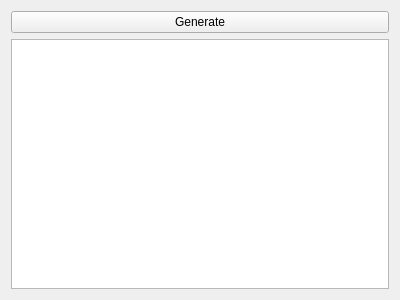
<?xml version="1.0" encoding="UTF-8"?>
<ui version="4.0">
 <class>progressPage</class>
 <widget class="QWizardPage" name="progressPage">
  <property name="geometry">
   <rect>
    <x>0</x>
    <y>0</y>
    <width>400</width>
    <height>300</height>
   </rect>
  </property>
  <property name="windowTitle">
   <string>WizardPage</string>
  </property>
  <layout class="QVBoxLayout" name="verticalLayout">
   <item>
    <widget class="QPushButton" name="generateButton">
     <property name="text">
      <string>Generate</string>
     </property>
    </widget>
   </item>
   <item>
    <widget class="QTextEdit" name="generateLog"/>
   </item>
  </layout>
 </widget>
 <resources/>
 <connections/>
</ui>
